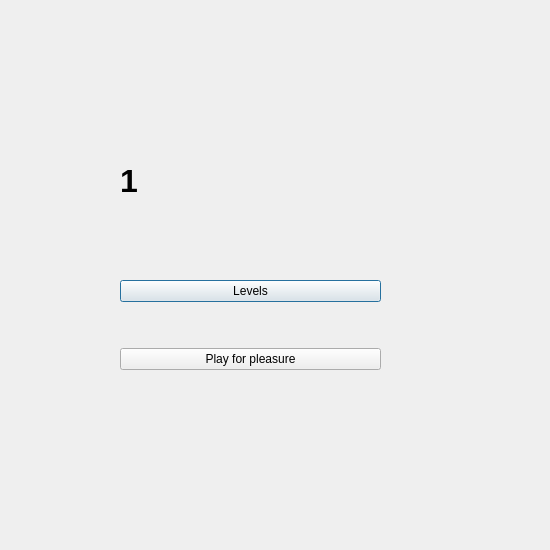
<?xml version="1.0" encoding="UTF-8"?>
<ui version="4.0">
 <class>End</class>
 <widget class="QDialog" name="End">
  <property name="geometry">
   <rect>
    <x>0</x>
    <y>0</y>
    <width>550</width>
    <height>550</height>
   </rect>
  </property>
  <property name="minimumSize">
   <size>
    <width>550</width>
    <height>550</height>
   </size>
  </property>
  <property name="maximumSize">
   <size>
    <width>550</width>
    <height>550</height>
   </size>
  </property>
  <property name="windowTitle">
   <string>Dialog</string>
  </property>
  <widget class="QWidget" name="horizontalLayoutWidget">
   <property name="geometry">
    <rect>
     <x>120</x>
     <y>120</y>
     <width>261</width>
     <height>121</height>
    </rect>
   </property>
   <layout class="QHBoxLayout" name="horizontalLayout">
    <item>
     <layout class="QGridLayout" name="gridLayout"/>
    </item>
    <item>
     <widget class="QLabel" name="label">
      <property name="palette">
       <palette>
        <active>
         <colorrole role="WindowText">
          <brush brushstyle="SolidPattern">
           <color alpha="255">
            <red>0</red>
            <green>0</green>
            <blue>0</blue>
           </color>
          </brush>
         </colorrole>
         <colorrole role="Button">
          <brush brushstyle="SolidPattern">
           <color alpha="255">
            <red>255</red>
            <green>0</green>
            <blue>0</blue>
           </color>
          </brush>
         </colorrole>
         <colorrole role="Light">
          <brush brushstyle="SolidPattern">
           <color alpha="255">
            <red>255</red>
            <green>127</green>
            <blue>127</blue>
           </color>
          </brush>
         </colorrole>
         <colorrole role="Midlight">
          <brush brushstyle="SolidPattern">
           <color alpha="255">
            <red>255</red>
            <green>63</green>
            <blue>63</blue>
           </color>
          </brush>
         </colorrole>
         <colorrole role="Dark">
          <brush brushstyle="SolidPattern">
           <color alpha="255">
            <red>127</red>
            <green>0</green>
            <blue>0</blue>
           </color>
          </brush>
         </colorrole>
         <colorrole role="Mid">
          <brush brushstyle="SolidPattern">
           <color alpha="255">
            <red>170</red>
            <green>0</green>
            <blue>0</blue>
           </color>
          </brush>
         </colorrole>
         <colorrole role="Text">
          <brush brushstyle="SolidPattern">
           <color alpha="255">
            <red>0</red>
            <green>0</green>
            <blue>0</blue>
           </color>
          </brush>
         </colorrole>
         <colorrole role="BrightText">
          <brush brushstyle="SolidPattern">
           <color alpha="255">
            <red>255</red>
            <green>255</green>
            <blue>255</blue>
           </color>
          </brush>
         </colorrole>
         <colorrole role="ButtonText">
          <brush brushstyle="SolidPattern">
           <color alpha="255">
            <red>0</red>
            <green>0</green>
            <blue>0</blue>
           </color>
          </brush>
         </colorrole>
         <colorrole role="Base">
          <brush brushstyle="SolidPattern">
           <color alpha="255">
            <red>255</red>
            <green>255</green>
            <blue>255</blue>
           </color>
          </brush>
         </colorrole>
         <colorrole role="Window">
          <brush brushstyle="SolidPattern">
           <color alpha="255">
            <red>255</red>
            <green>0</green>
            <blue>0</blue>
           </color>
          </brush>
         </colorrole>
         <colorrole role="Shadow">
          <brush brushstyle="SolidPattern">
           <color alpha="255">
            <red>0</red>
            <green>0</green>
            <blue>0</blue>
           </color>
          </brush>
         </colorrole>
         <colorrole role="AlternateBase">
          <brush brushstyle="SolidPattern">
           <color alpha="255">
            <red>255</red>
            <green>127</green>
            <blue>127</blue>
           </color>
          </brush>
         </colorrole>
         <colorrole role="ToolTipBase">
          <brush brushstyle="SolidPattern">
           <color alpha="255">
            <red>255</red>
            <green>255</green>
            <blue>220</blue>
           </color>
          </brush>
         </colorrole>
         <colorrole role="ToolTipText">
          <brush brushstyle="SolidPattern">
           <color alpha="255">
            <red>0</red>
            <green>0</green>
            <blue>0</blue>
           </color>
          </brush>
         </colorrole>
         <colorrole role="PlaceholderText">
          <brush brushstyle="SolidPattern">
           <color alpha="128">
            <red>0</red>
            <green>0</green>
            <blue>0</blue>
           </color>
          </brush>
         </colorrole>
        </active>
        <inactive>
         <colorrole role="WindowText">
          <brush brushstyle="SolidPattern">
           <color alpha="255">
            <red>0</red>
            <green>0</green>
            <blue>0</blue>
           </color>
          </brush>
         </colorrole>
         <colorrole role="Button">
          <brush brushstyle="SolidPattern">
           <color alpha="255">
            <red>255</red>
            <green>0</green>
            <blue>0</blue>
           </color>
          </brush>
         </colorrole>
         <colorrole role="Light">
          <brush brushstyle="SolidPattern">
           <color alpha="255">
            <red>255</red>
            <green>127</green>
            <blue>127</blue>
           </color>
          </brush>
         </colorrole>
         <colorrole role="Midlight">
          <brush brushstyle="SolidPattern">
           <color alpha="255">
            <red>255</red>
            <green>63</green>
            <blue>63</blue>
           </color>
          </brush>
         </colorrole>
         <colorrole role="Dark">
          <brush brushstyle="SolidPattern">
           <color alpha="255">
            <red>127</red>
            <green>0</green>
            <blue>0</blue>
           </color>
          </brush>
         </colorrole>
         <colorrole role="Mid">
          <brush brushstyle="SolidPattern">
           <color alpha="255">
            <red>170</red>
            <green>0</green>
            <blue>0</blue>
           </color>
          </brush>
         </colorrole>
         <colorrole role="Text">
          <brush brushstyle="SolidPattern">
           <color alpha="255">
            <red>0</red>
            <green>0</green>
            <blue>0</blue>
           </color>
          </brush>
         </colorrole>
         <colorrole role="BrightText">
          <brush brushstyle="SolidPattern">
           <color alpha="255">
            <red>255</red>
            <green>255</green>
            <blue>255</blue>
           </color>
          </brush>
         </colorrole>
         <colorrole role="ButtonText">
          <brush brushstyle="SolidPattern">
           <color alpha="255">
            <red>0</red>
            <green>0</green>
            <blue>0</blue>
           </color>
          </brush>
         </colorrole>
         <colorrole role="Base">
          <brush brushstyle="SolidPattern">
           <color alpha="255">
            <red>255</red>
            <green>255</green>
            <blue>255</blue>
           </color>
          </brush>
         </colorrole>
         <colorrole role="Window">
          <brush brushstyle="SolidPattern">
           <color alpha="255">
            <red>255</red>
            <green>0</green>
            <blue>0</blue>
           </color>
          </brush>
         </colorrole>
         <colorrole role="Shadow">
          <brush brushstyle="SolidPattern">
           <color alpha="255">
            <red>0</red>
            <green>0</green>
            <blue>0</blue>
           </color>
          </brush>
         </colorrole>
         <colorrole role="AlternateBase">
          <brush brushstyle="SolidPattern">
           <color alpha="255">
            <red>255</red>
            <green>127</green>
            <blue>127</blue>
           </color>
          </brush>
         </colorrole>
         <colorrole role="ToolTipBase">
          <brush brushstyle="SolidPattern">
           <color alpha="255">
            <red>255</red>
            <green>255</green>
            <blue>220</blue>
           </color>
          </brush>
         </colorrole>
         <colorrole role="ToolTipText">
          <brush brushstyle="SolidPattern">
           <color alpha="255">
            <red>0</red>
            <green>0</green>
            <blue>0</blue>
           </color>
          </brush>
         </colorrole>
         <colorrole role="PlaceholderText">
          <brush brushstyle="SolidPattern">
           <color alpha="128">
            <red>0</red>
            <green>0</green>
            <blue>0</blue>
           </color>
          </brush>
         </colorrole>
        </inactive>
        <disabled>
         <colorrole role="WindowText">
          <brush brushstyle="SolidPattern">
           <color alpha="255">
            <red>127</red>
            <green>0</green>
            <blue>0</blue>
           </color>
          </brush>
         </colorrole>
         <colorrole role="Button">
          <brush brushstyle="SolidPattern">
           <color alpha="255">
            <red>255</red>
            <green>0</green>
            <blue>0</blue>
           </color>
          </brush>
         </colorrole>
         <colorrole role="Light">
          <brush brushstyle="SolidPattern">
           <color alpha="255">
            <red>255</red>
            <green>127</green>
            <blue>127</blue>
           </color>
          </brush>
         </colorrole>
         <colorrole role="Midlight">
          <brush brushstyle="SolidPattern">
           <color alpha="255">
            <red>255</red>
            <green>63</green>
            <blue>63</blue>
           </color>
          </brush>
         </colorrole>
         <colorrole role="Dark">
          <brush brushstyle="SolidPattern">
           <color alpha="255">
            <red>127</red>
            <green>0</green>
            <blue>0</blue>
           </color>
          </brush>
         </colorrole>
         <colorrole role="Mid">
          <brush brushstyle="SolidPattern">
           <color alpha="255">
            <red>170</red>
            <green>0</green>
            <blue>0</blue>
           </color>
          </brush>
         </colorrole>
         <colorrole role="Text">
          <brush brushstyle="SolidPattern">
           <color alpha="255">
            <red>127</red>
            <green>0</green>
            <blue>0</blue>
           </color>
          </brush>
         </colorrole>
         <colorrole role="BrightText">
          <brush brushstyle="SolidPattern">
           <color alpha="255">
            <red>255</red>
            <green>255</green>
            <blue>255</blue>
           </color>
          </brush>
         </colorrole>
         <colorrole role="ButtonText">
          <brush brushstyle="SolidPattern">
           <color alpha="255">
            <red>127</red>
            <green>0</green>
            <blue>0</blue>
           </color>
          </brush>
         </colorrole>
         <colorrole role="Base">
          <brush brushstyle="SolidPattern">
           <color alpha="255">
            <red>255</red>
            <green>0</green>
            <blue>0</blue>
           </color>
          </brush>
         </colorrole>
         <colorrole role="Window">
          <brush brushstyle="SolidPattern">
           <color alpha="255">
            <red>255</red>
            <green>0</green>
            <blue>0</blue>
           </color>
          </brush>
         </colorrole>
         <colorrole role="Shadow">
          <brush brushstyle="SolidPattern">
           <color alpha="255">
            <red>0</red>
            <green>0</green>
            <blue>0</blue>
           </color>
          </brush>
         </colorrole>
         <colorrole role="AlternateBase">
          <brush brushstyle="SolidPattern">
           <color alpha="255">
            <red>255</red>
            <green>0</green>
            <blue>0</blue>
           </color>
          </brush>
         </colorrole>
         <colorrole role="ToolTipBase">
          <brush brushstyle="SolidPattern">
           <color alpha="255">
            <red>255</red>
            <green>255</green>
            <blue>220</blue>
           </color>
          </brush>
         </colorrole>
         <colorrole role="ToolTipText">
          <brush brushstyle="SolidPattern">
           <color alpha="255">
            <red>0</red>
            <green>0</green>
            <blue>0</blue>
           </color>
          </brush>
         </colorrole>
         <colorrole role="PlaceholderText">
          <brush brushstyle="SolidPattern">
           <color alpha="128">
            <red>0</red>
            <green>0</green>
            <blue>0</blue>
           </color>
          </brush>
         </colorrole>
        </disabled>
       </palette>
      </property>
      <property name="font">
       <font>
        <pointsize>24</pointsize>
        <weight>75</weight>
        <bold>true</bold>
       </font>
      </property>
      <property name="text">
       <string>1</string>
      </property>
     </widget>
    </item>
   </layout>
  </widget>
  <widget class="QWidget" name="verticalLayoutWidget">
   <property name="geometry">
    <rect>
     <x>120</x>
     <y>240</y>
     <width>261</width>
     <height>171</height>
    </rect>
   </property>
   <layout class="QVBoxLayout" name="verticalLayout">
    <item>
     <widget class="QPushButton" name="pushButton">
      <property name="text">
       <string>Levels</string>
      </property>
     </widget>
    </item>
    <item>
     <widget class="QPushButton" name="pushButton_2">
      <property name="text">
       <string>Play for pleasure</string>
      </property>
     </widget>
    </item>
   </layout>
  </widget>
 </widget>
 <resources/>
 <connections/>
</ui>
